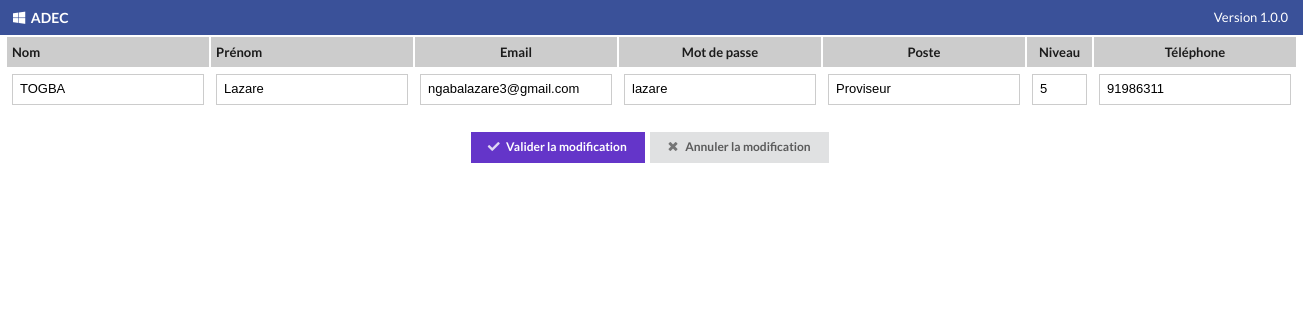
Page /modifierUser/index.php?matricule=1 on the committed database.
### tables this page shows
CREATE TABLE `users` (
  `mle_user` varchar(10) NOT NULL,
  `nom` varchar(255) NOT NULL,
  `prenom` varchar(255) NOT NULL,
  `user_name` varchar(255) NOT NULL,
  `tel` varchar(20) NOT NULL,
  `email` varchar(50) NOT NULL,
  `bp` varchar(50) NOT NULL,
  `MDP` varchar(20) NOT NULL,
  `adresse` varchar(255) NOT NULL,
  `accreditation` int(1) NOT NULL,
  `poste` varchar(255) NOT NULL
);

### modifierUser/index.php (the view, shortened to what this page needs)
<?php
    require_once "../includedPages/connect.php";
    require_once "../includedPages/headerHtml.php";
    require_once "../includedPages/topBar.php";
    $req="SELECT * FROM users WHERE mle_user = ?";
    $req_build=$bdd->prepare($req);
    $req_build_exe=$req_build->execute(array($_GET['matricule']));
?>
    <center>
        <table style="font-size: 13px;" width="30%" cellpadding="5">
            <tr style="background-color: #ccc;">
                <td width="200">
                    <b>Nom</b>
                </td>
                <td width="200">
                    <b>Prénom</b>
                </td>
                <td>
                    <center><b>Email</b></center>
                </td>
                <td width="200">
                    <center><b>Mot de passe</b></center>
                </td>
                <td width="150">
                    <center><b>Poste</b></center>
                </td>
                <td width="75">
                    <center><b>Niveau</b></center>
                </td>
                <td>
                    <center><b>Téléphone</b></center>
                </td>
            </tr>
            <?php
                while ($data=$req_build->fetch()) {
                   echo "<tr>
                            <td><input type='text' class='inputT' value='".$data['nom']."' id='nom'/></td>
                            <td><input type='text' class='inputT' value='".$data['prenom']."' id='prenom'/></td>
                            <td><input type='hidden' class='inputT' value='".$data['mle_user']."' id='mle_user'/>
                            <input type='text' class='inputT' value='".$data['email']."' id='email'/></td>
                            <td><input type='text' class='inputT' value='".$data['MDP']."' id='password'/></td>
                            <td><input type='text' class='inputT' value='".$data['poste']."' id='poste'/></td>
                            <td><input type='number' min='1' max='5' class='inputT' value='".$data['accreditation']."' id='accreditation'/></td>
                            <td><input type='text' class='inputT' value='".$data['tel']."' id='tel'/></td>
                        </tr>";
                }
            ?>
        </table><br />
            <a href="#" class="ui violet button tiny" style="border-radius: 0;" id="valideModifBtn">
                <i class="check icon"></i>Valider la modification
            </a>
            <a href="#" class="ui button tiny" style="border-radius: 0;" id="annuleModifBtnUser">
                <i class="times icon"></i>Annuler la modification
            </a>
            <?php require_once "../includedPages/bottomHtml.php" ?>

### css/style.css (style rules this page uses)
.inputT { outline: none; width: auto; border: 1px solid #ccc; padding: 7px; }

### rows in the picture
users: nom "TOGBA", prenom "Lazare", email "ngabalazare3@gmail.com", MDP "lazare", poste "Proviseur", accreditation "5", tel "91986311"
